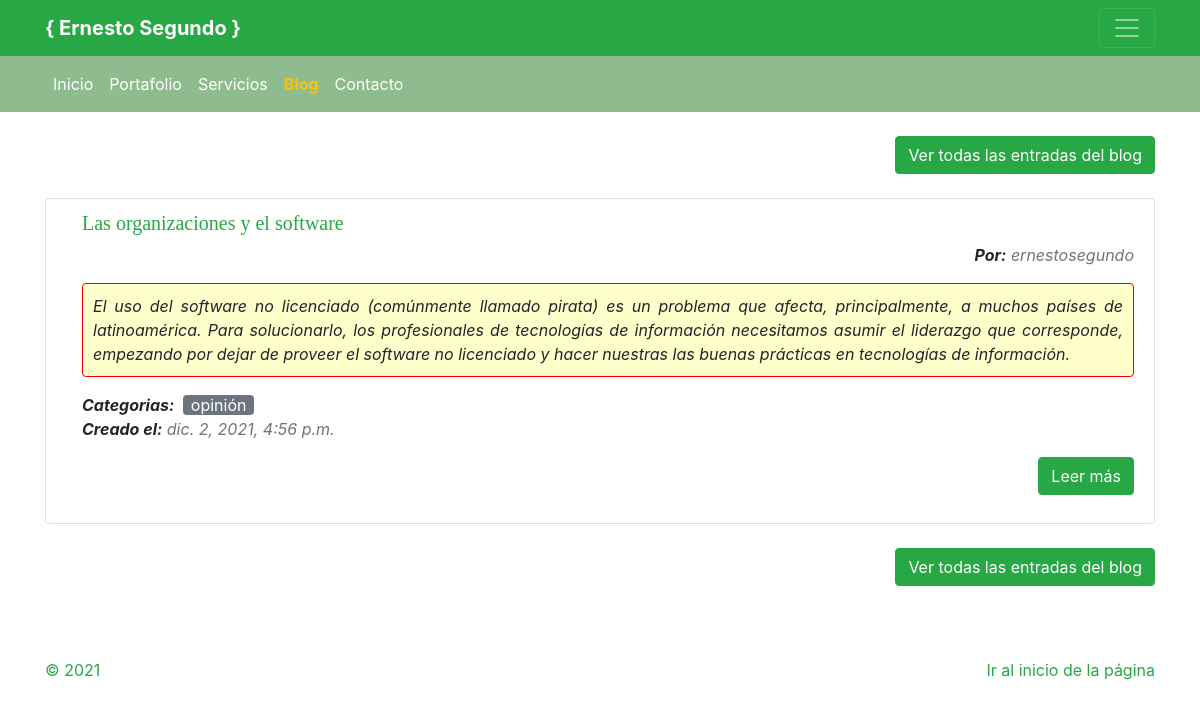
Before: /blog/categoria/2/ with the older database file.
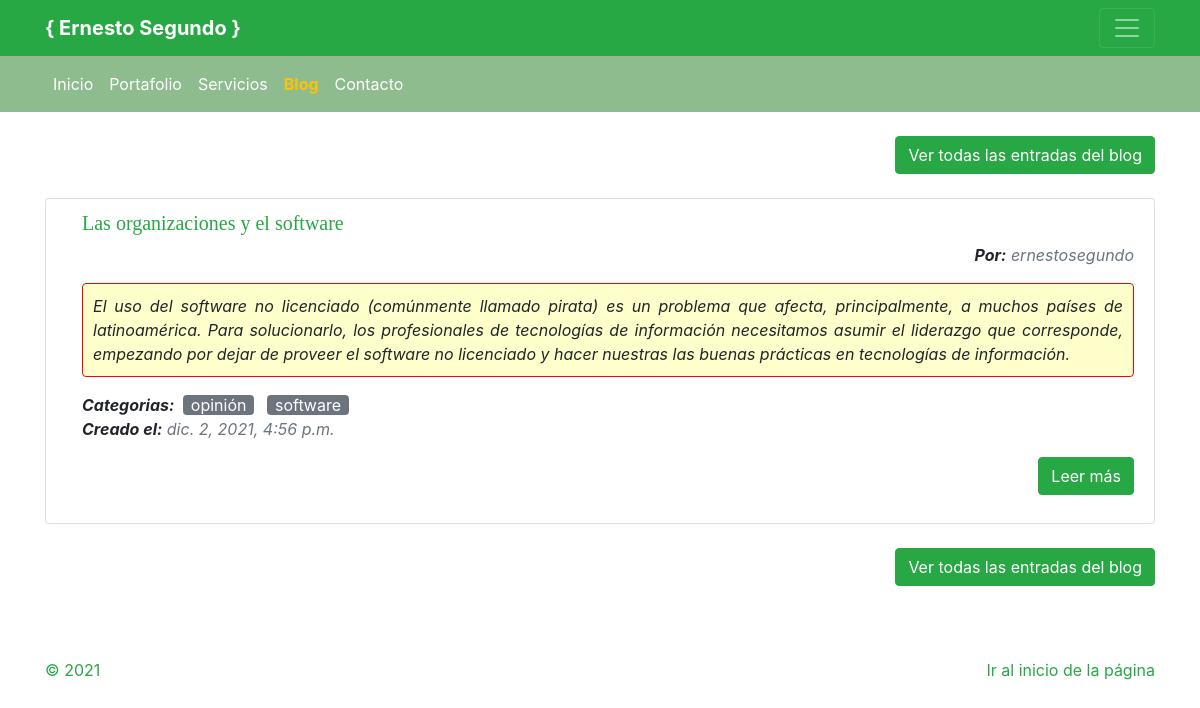
After: the same page with the newer database file.
### blog/models.py (models this page shows, shortened)
class Post(models.Model):
    titulo = models.CharField(max_length=80)
    resumen = models.CharField(max_length=500)
    imagen = models.ImageField(upload_to='blog', null=True, blank=True)
    autor = models.ForeignKey(User, on_delete=models.CASCADE)
    categorias = models.ManyToManyField(CategoriaPost)
    contenido = HTMLField()
    creado = models.DateTimeField(auto_now_add=True)
    modificado = models.DateTimeField(auto_now_add=True)
    class Meta:
        verbose_name = "Publicación"
        verbose_name_plural = "Publicaciones"

class CategoriaPost(models.Model):
    nombre = models.CharField(max_length=50)
    disponibilidad = models.BooleanField(default=True)
    creado = models.DateTimeField(auto_now_add=True)
    modificado = models.DateTimeField(auto_now_add=True)
    class Meta:
        verbose_name = "Categoría de publicación"
        verbose_name_plural = "Categorías de publicación"

### blog/views.py (the view)
# urls.py: path('categoria/<int:categoria_id>/', views.categoria, name="categoria_blog"),
def categoria(request, categoria_id):
    categoria = CategoriaPost.objects.get(id=categoria_id)
    posts = Post.objects.filter(categorias=categoria)
    return render(request, "blog/categoria.html", {"categoria": categoria, "posts": posts})

### blog/templates/blog/categoria.html (shortened to what this page needs)
{% extends 'presentacion/masterpage.html' %}
{% load static %}
{% block content %}
    <main role="main">
		<section class="container my-4">
			<div class="text-right mb-4"><a href="/blog/" class="btn btn-success">Ver todas las entradas del blog</a></div>
			<ul class="list-group">
				{% for post in posts %}
				<li class="list-group-item">
					<div class="pl-3">
						<div class="pb-3">
							<h5 class="text-success">{{post.titulo}}</h5>
							<p class="text-right font-italic"><span class="font-weight-bold">Por:</span> <span class="text-muted">{{post.autor}}</span></p>
							<p class="summary-text text-justify rounded"><cite>{{post.resumen}}</cite></p>
							<p class="font-italic d-inline"><span class="font-weight-bold">Categorias:</span></p>
							{% for categoria in post.categorias.all %}
								<div class="text-lowercase bg-secondary rounded mx-1 px-2 text-white d-inline">{{categoria.nombre}}</div>
							{% endfor %}
							<p class="font-italic"><span class="font-weight-bold">Creado el:</span> <span class="text-muted text-lowercase">{{post.creado}}</span></p>
							<div class="text-right"><a href="{% url 'blogid' post.id %}" class="btn btn-success">Leer más</a></div>
						</div>
					</div>
				</li>
				{% endfor %}
			</ul>
			<div class="text-right mt-4"><a href="/blog/" class="btn btn-success">Ver todas las entradas del blog</a></div>
        </section>
	</main>
{% endblock content %}

Changed rows visible on the page:
added CategoriaPost: nombre "software"
